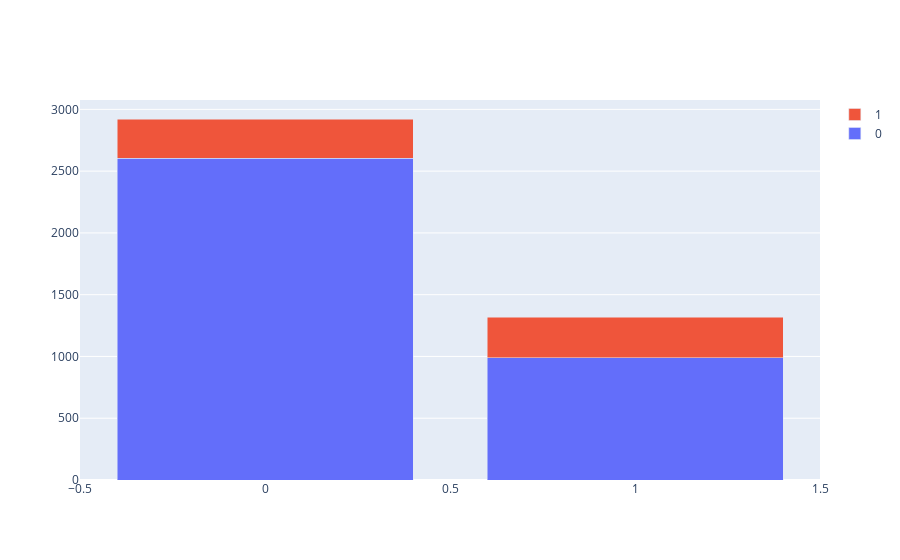

Notebook source saved alongside this figure:
### Code cell
draw_bar("prevalentHyp", df)

### Figure 1 — Plotly figure (JSON) as saved in the notebook; plotly's stock layout.template omitted (floating-point values rounded to 4 significant figures)
{"data": [{"name": "0", "type": "bar", "x": [0, 1], "y": [2603, 991]}, {"name": "1", "type": "bar", "x": [0, 1], "y": [319, 325]}], "layout": {"barmode": "stack"}}
